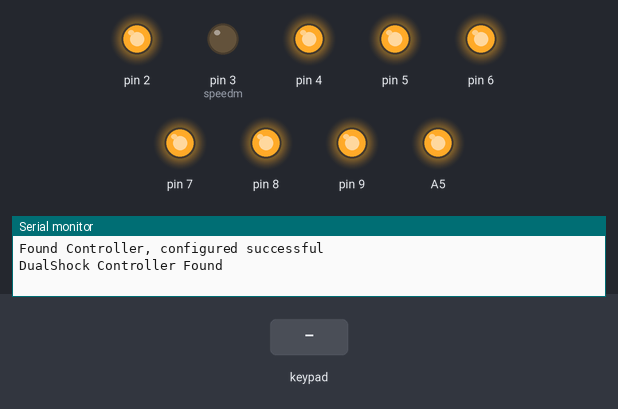
Bench run of a sketch on a simulated Arduino Uno, built with avr-gcc and run on an emulated ATmega328P. Shown: output pins drawn as LEDs (lit = HIGH), the last lines printed to the serial monitor. The test bench sets the inputs (shaded band).

Above: at 2.2 s.
2.3 s: key 'U' pressed
At 3.6 s:
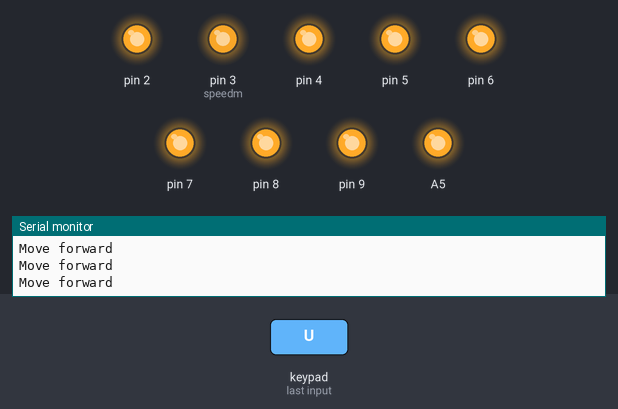
4.2 s: key 'D' pressed
At 4.43 s:
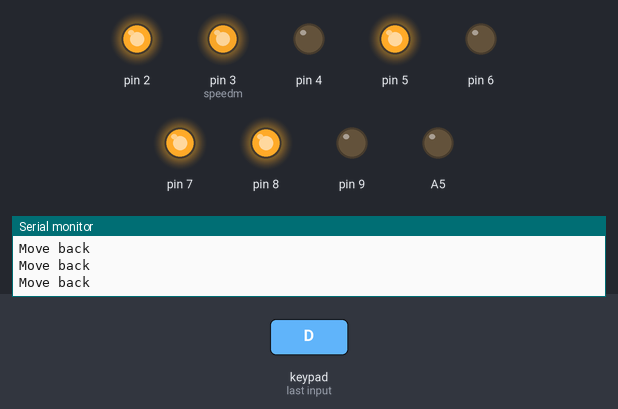
6.1 s: key 'L' pressed
At 6.34 s:
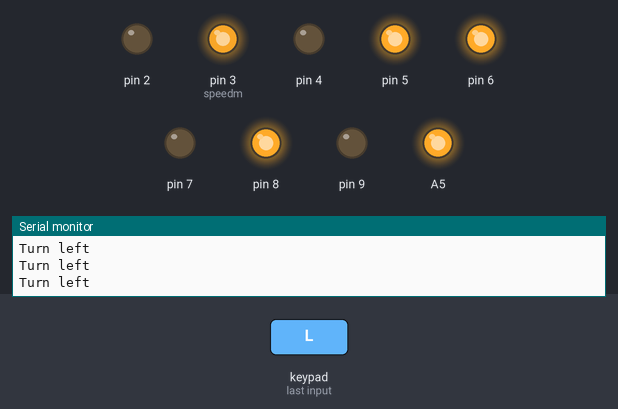
8.0 s: key 'R' pressed
At 8.21 s:
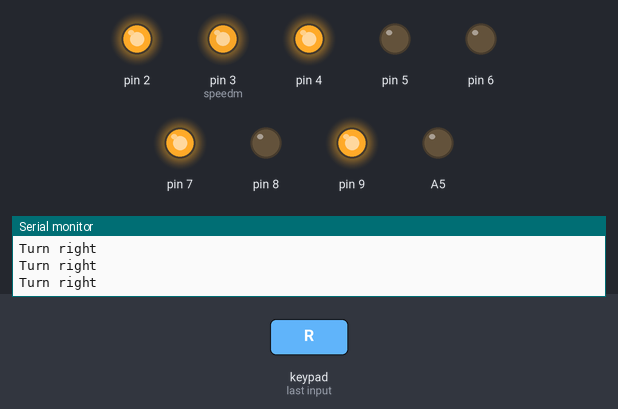
9.9 s: key 'X' pressed
At 10.8 s:
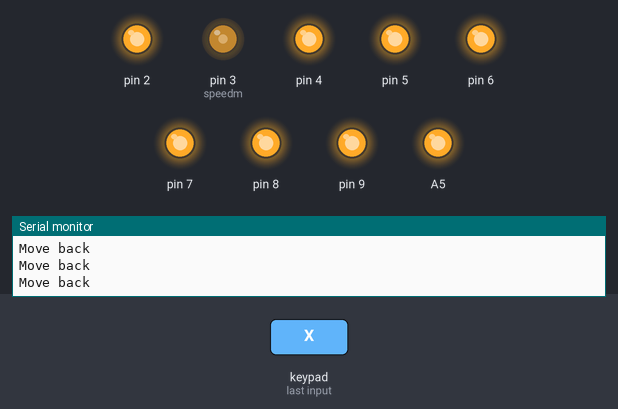
11.8 s: key 'O' pressed
At 12.03 s:
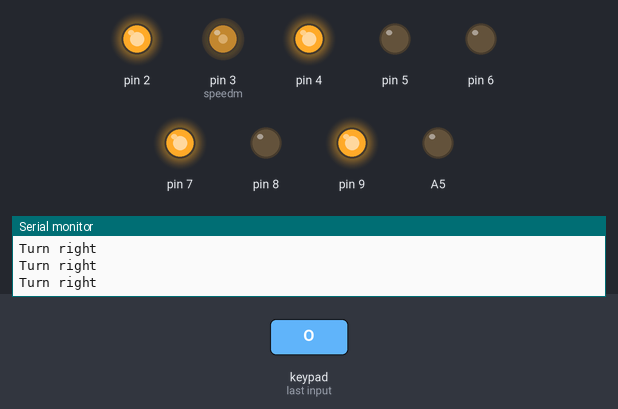
Timing chart, 0 to 14.7 s (numbered marks = the images above; inputs shaded):
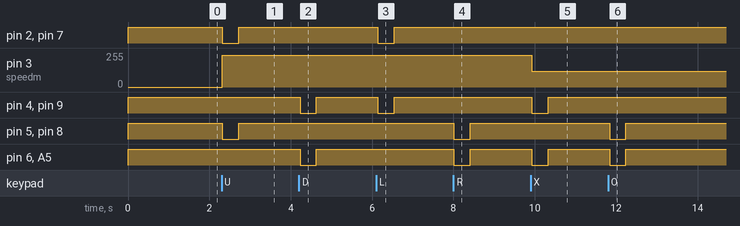

Measured:
- after the input at 2.3 s, pin 2, pin 5, pin 7, pin 8: HIGH → LOW at once, → HIGH 0.40 s later; pin 3 (speedm): 0/255 → 240/255 at once
- after the input at 4.2 s, pin 4, pin 6, pin 9, A5: HIGH → LOW at once, → HIGH 0.40 s later
- after the input at 6.1 s, pin 2, pin 4, pin 7, pin 9: HIGH → LOW at once, → HIGH 0.40 s later
- after the input at 8.0 s, pin 5, pin 6, pin 8, A5: HIGH → LOW at once, → HIGH 0.40 s later
- after the input at 9.9 s, pin 3 (speedm): 240/255 → 120/255 at once; pin 4, pin 6, pin 9, A5: HIGH → LOW at once, → HIGH 0.40 s later
- after the input at 11.8 s, pin 5, pin 6, pin 8, A5: HIGH → LOW at once, → HIGH 0.40 s later

The sketch:

ps_.ino
```cpp
#include <PS2X_lib.h>

// These are used to set the direction of the bridge driver.

#define PS2_DAT        12
#define PS2_CMD        11
#define PS2_SEL        10
#define PS2_CLK        13

#define speedm 3
int speedvalue=120;

PS2X ps2x; // create PS2 Controller Class

//right now, the library does NOT support hot pluggable controllers, meaning
//you must always either restart your Arduino after you conect the controller,
//or call config_gamepad(pins) again after connecting the controller.
int error = 0;
byte type = 0;
byte vibrate = 0;

void setup(){

 // Configure output pins
 pinMode(2, OUTPUT);
 pinMode(A5, OUTPUT);
 pinMode(4, OUTPUT);
 pinMode(5, OUTPUT);
 pinMode(6, OUTPUT);
 pinMode(7, OUTPUT);
 pinMode(8, OUTPUT);
 pinMode(9, OUTPUT);
 pinMode(speedm, OUTPUT);

 // Start serial communication
 Serial.begin(9600);

 error = ps2x.config_gamepad(10,12,11,13, true, true);   //setup pins and settings:  GamePad(clock, command, attention, data, Pressures?, Rumble?) check for error

 // Check for error
 if(error == 0){
  Serial.println("Found Controller, configured successful");
 }

 else if(error == 1)
  Serial.println("No controller found, check wiring or reset the Arduino");

 else if(error == 2)
  Serial.println("Controller found but not accepting commands");

 else if(error == 3)
  Serial.println("Controller refusing to enter Pressures mode, may not support it.");

 // Check for the type of controller
 type = ps2x.readType();
 switch(type) {
  case 0:
    Serial.println("Unknown Controller type");
    break;
  case 1:
    Serial.println("DualShock Controller Found");
    break;
  case 2:
    Serial.println("GuitarHero Controller Found");
    break;
  }
   digitalWrite(2,HIGH);
        digitalWrite(A5,HIGH);
        digitalWrite(4,HIGH);
        digitalWrite(5,HIGH);
        digitalWrite(6,HIGH);
        digitalWrite(7,HIGH);
        digitalWrite(8,HIGH);
        digitalWrite(9,HIGH);

delay(1000);
}

// Main loop
void loop(){

 if(error == 1) //skip loop if no controller found
  return;

 else { //DualShock Controller

    ps2x.read_gamepad(false, vibrate); // disable vibration of the controller

     // Perform movements based on D-pad buttons

     // MOVE FORWARD
     if(ps2x.Button(PSB_PAD_UP)) {
        analogWrite(speedm,240);
        digitalWrite(2,LOW);
        digitalWrite(A5,HIGH);
        digitalWrite(4,HIGH);
        digitalWrite(5,LOW);
        digitalWrite(6,HIGH);
        digitalWrite(7,LOW);
        digitalWrite(8,LOW);
        digitalWrite(9,HIGH);
        Serial.println("Move forward");
      }
      // TURN RIGHT
      else if(ps2x.Button(PSB_PAD_RIGHT)){
        analogWrite(speedm,240);
        digitalWrite(2,HIGH);
        digitalWrite(A5,LOW);
        digitalWrite(4,HIGH);
        digitalWrite(5,LOW);
        digitalWrite(6,LOW);
        digitalWrite(7,HIGH);
        digitalWrite(8,LOW);
        digitalWrite(9,HIGH);
        Serial.println("Turn right");
      }
      // TURN LEFT
      else if(ps2x.Button(PSB_PAD_LEFT)){
        analogWrite(speedm,240);
        digitalWrite(2,LOW);
        digitalWrite(A5,HIGH);
        digitalWrite(4,LOW);
        digitalWrite(5,HIGH);
        digitalWrite(6,HIGH);
        digitalWrite(7,LOW);
        digitalWrite(8,HIGH);
        digitalWrite(9,LOW);
        Serial.println("Turn left");
      }
      // MOVE BACK
      else if(ps2x.Button(PSB_PAD_DOWN)){
         analogWrite(speedm,240);
         digitalWrite(2,HIGH);
        digitalWrite(A5,LOW);
        digitalWrite(4,LOW);
        digitalWrite(5,HIGH);
        digitalWrite(6,LOW);
        digitalWrite(7,HIGH);
        digitalWrite(8,HIGH);
        digitalWrite(9,LOW);
        Serial.println("Move back");
      }


      else if (ps2x.Button(PSB_BLUE))
      { analogWrite(speedm,speedvalue);
        digitalWrite(2,HIGH);
        digitalWrite(A5,LOW);
        digitalWrite(4,LOW);
        digitalWrite(5,HIGH);
        digitalWrite(6,LOW);
        digitalWrite(7,HIGH);
        digitalWrite(8,HIGH);
        digitalWrite(9,LOW);
        Serial.println("Move back");
      }


      else if (ps2x.Button(PSB_GREEN))
      { analogWrite(speedm,speedvalue);
        digitalWrite(2,LOW);
        digitalWrite(A5,HIGH);
        digitalWrite(4,HIGH);
        digitalWrite(5,LOW);
        digitalWrite(6,HIGH);
        digitalWrite(7,LOW);
        digitalWrite(8,LOW);
        digitalWrite(9,HIGH);
        Serial.println("Move forward");

      }

      else if (ps2x.Button(PSB_PINK))
      { analogWrite(speedm,speedvalue);
        digitalWrite(2,LOW);
        digitalWrite(A5,HIGH);
        digitalWrite(4,LOW);
        digitalWrite(5,HIGH);
        digitalWrite(6,HIGH);
        digitalWrite(7,LOW);
        digitalWrite(8,HIGH);
        digitalWrite(9,LOW);
        Serial.println("Turn left");
      }


      else if (ps2x.Button(PSB_RED))
      { analogWrite(speedm,speedvalue);
        digitalWrite(2,HIGH);
        digitalWrite(A5,LOW);
        digitalWrite(4,HIGH);
        digitalWrite(5,LOW);
        digitalWrite(6,LOW);
        digitalWrite(7,HIGH);
        digitalWrite(8,LOW);
        digitalWrite(9,HIGH);
        Serial.println("Turn right");

      }
      //speed
      else if (ps2x.Button(PSB_L1))
      {
        if(speedvalue<0) speedvalue=0;
        if(speedvalue>170) speedvalue=170;
       speedvalue+=15;
       analogWrite(speedm,speedvalue);
      }

     else if (ps2x.Button(PSB_L2))
      {
        if(speedvalue<0) speedvalue=0;
        if(speedvalue>170) speedvalue=170;
       speedvalue-=15;
       analogWrite(speedm,speedvalue);
      }


      else
        {
        digitalWrite(2,HIGH);
        digitalWrite(A5,HIGH);
        digitalWrite(4,HIGH);
        digitalWrite(5,HIGH);
        digitalWrite(6,HIGH);
        digitalWrite(7,HIGH);
        digitalWrite(8,HIGH);
        digitalWrite(9,HIGH);
          }
 }
 delay(50);
}
```
